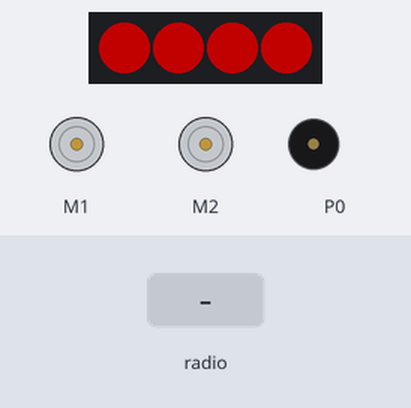
Recording of a program running on a simulated BBC micro:bit (MakeCode). On the bench: 4 RGB LEDs in strip order, left to right, 2 × DC motor (green arrow = forward, orange = backward, longer = faster), buzzer (waves = sounding). The inputs (shaded band) are chosen by the test bench. Dim RGB values are drawn brighter than linear.

Above: at 1.2 s.
1.3 s: radio message "1" arrives
At 2.28 s:
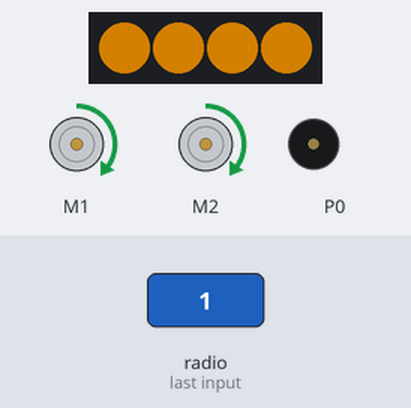
4.3 s: radio message "2" arrives
At 4.41 s:
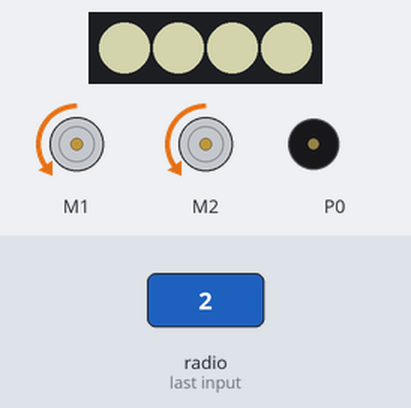
7.3 s: radio message "3" arrives
At 7.45 s:
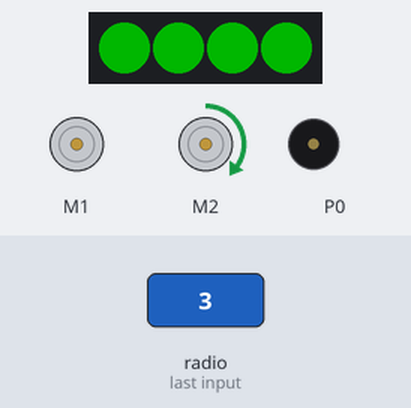
10.3 s: radio message "4" arrives
At 10.5 s:
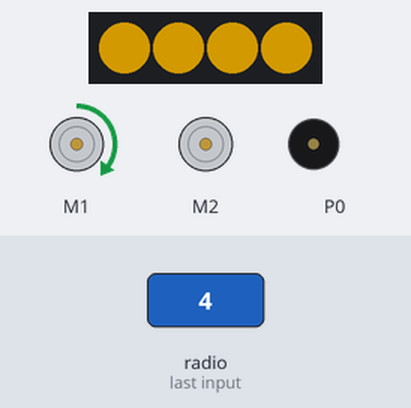
Timing chart, 0 to 17.3 s (numbered marks = the images above; inputs shaded):
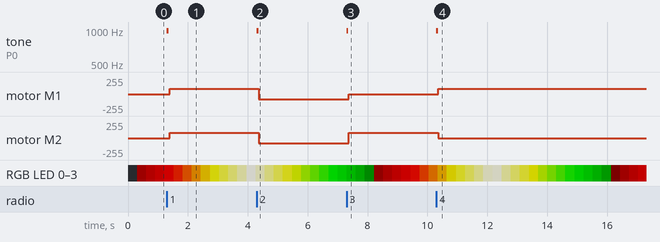

The program:

main.ts
```typescript
radio.onReceivedNumber(function (receivedNumber) {
    music.setBuiltInSpeakerEnabled(true)
    music.setVolume(109)
    if (receivedNumber == 1) {
        music.playTone(988, music.beat(BeatFraction.Eighth))
        maqueen.motorRun(maqueen.Motors.All, maqueen.Dir.CW, 80)
    } else if (receivedNumber == 2) {
        music.playTone(988, music.beat(BeatFraction.Eighth))
        maqueen.motorRun(maqueen.Motors.All, maqueen.Dir.CCW, 80)
    } else if (receivedNumber == 3) {
        music.playTone(988, music.beat(BeatFraction.Eighth))
        maqueen.motorRun(maqueen.Motors.M2, maqueen.Dir.CW, 80)
        maqueen.motorRun(maqueen.Motors.M1, maqueen.Dir.CW, 0)
    } else if (receivedNumber == 4) {
        music.playTone(988, music.beat(BeatFraction.Eighth))
        maqueen.motorRun(maqueen.Motors.M1, maqueen.Dir.CW, 80)
        maqueen.motorRun(maqueen.Motors.M2, maqueen.Dir.CW, 0)
    } else {
        music.playTone(988, music.beat(BeatFraction.Eighth))
        maqueen.motorStop(maqueen.Motors.All)
    }
    music.setBuiltInSpeakerEnabled(false)
})
let B = 0
let G = 0
let R = 0
radio.setGroup(1)
let strip = neopixel.create(DigitalPin.P15, 4, NeoPixelMode.RGB)
basic.forever(function () {
    R = 0
    G = 0
    B = 0
    for (let index = 0; index < 255; index++) {
        R += 1
        strip.showColor(neopixel.rgb(R, G, B))
        basic.pause(5)
    }
    for (let index = 0; index < 255; index++) {
        G += 1
        strip.showColor(neopixel.rgb(R, G, B))
        basic.pause(5)
    }
    for (let index = 0; index < 255; index++) {
        B += 1
        strip.showColor(neopixel.rgb(R, G, B))
        basic.pause(5)
    }
    for (let index = 0; index < 255; index++) {
        B += -1
        strip.showColor(neopixel.rgb(R, G, B))
        basic.pause(5)
    }
    for (let index = 0; index < 255; index++) {
        R += -1
        strip.showColor(neopixel.rgb(R, G, B))
        basic.pause(5)
    }
    for (let index = 0; index < 255; index++) {
        G += 0 - 1
        strip.showColor(neopixel.rgb(R, G, B))
        basic.pause(5)
    }
})
```

test.ts
```typescript
// テストはここに来ます。このパッケージが拡張機能として使用されるときにはコンパイルされません。
```

Measured:
- after the input at 1.3 s, tone on P0: silent → 988 Hz at once, → silent 0.06 s later; motor M1, motor M2: stopped → forward 80/255 after 0.09 s
- after the input at 4.3 s, tone on P0: silent → 988 Hz at once, → silent 0.06 s later; motor M1, motor M2: forward 80/255 → backward 80/255 after 0.07 s
- after the input at 7.3 s, tone on P0: silent → 988 Hz at once, → silent 0.06 s later; motor M1: backward 80/255 → stopped after 0.07 s; motor M2: backward 80/255 → forward 80/255 after 0.07 s
- after the input at 10.3 s, tone on P0: silent → 988 Hz at once, → silent 0.06 s later; motor M1: stopped → forward 80/255 after 0.07 s; motor M2: forward 80/255 → stopped after 0.07 s
